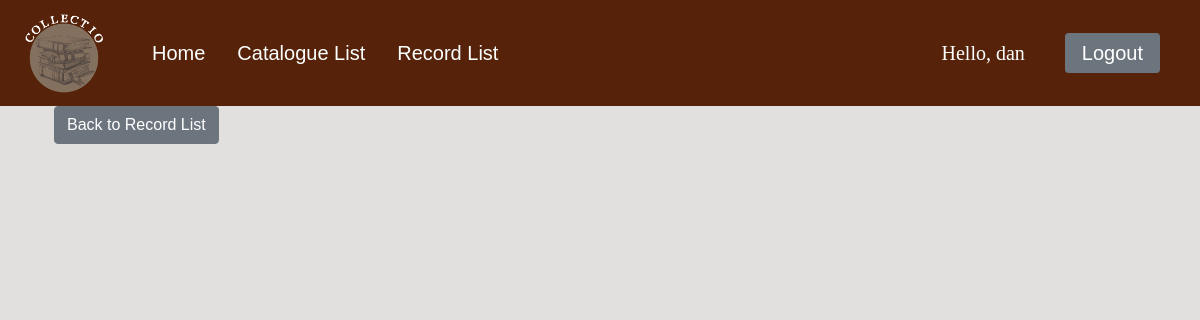
/record_detail/14/ (signed in), run on an earlier commit of the app's database.
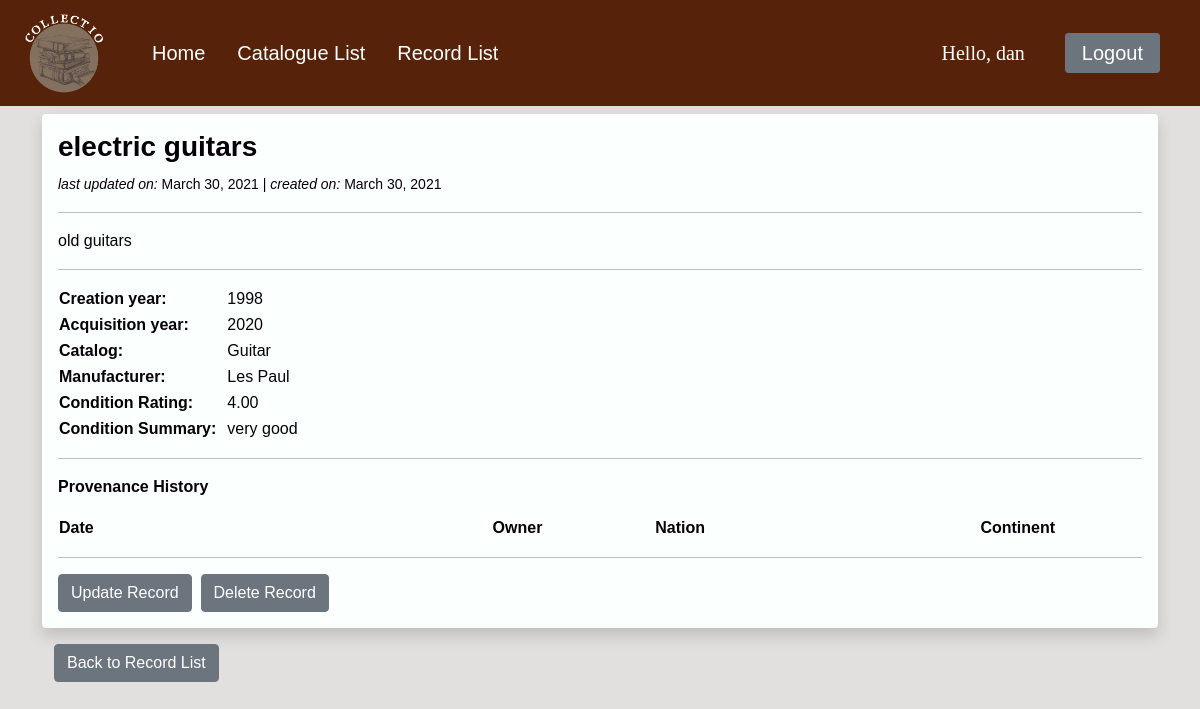
And on a later commit of the database.
### catalog/models.py (models this page shows, shortened)
class CommonInfo(models.Model):
    id = models.AutoField(primary_key=True)
    created_at = models.DateField(auto_now_add=True, editable=False)
    updated_at = models.DateField(auto_now=True, editable=False)
    name = models.CharField(max_length=100, help_text='Enter name')
    description = models.TextField(blank=True, help_text='Enter description')
    class Meta:
        abstract = True
        ordering = ['name', '-updated_at'] # '-' reverses order, e.i. newest first

class Record(CommonInfo):
    my_catalog = models.ForeignKey(Catalog, on_delete=models.CASCADE) # Many records to one Catalog. Deletes all records associated with deleted catalog.
    acquisition_date = models.CharField(max_length=100, help_text='Please use the following format: <em>YYYY - YYYY<\em>', blank=True, default='Unknown')
    creation_date = models.CharField(max_length=100, help_text='Please use the following format: <em>YYYY<\em>', blank=True, default='Unknown')
    manufacturer = models.ForeignKey('Manufacturer', null=True, blank=True, on_delete=SET_NULL)
    condition_rating =  DecimalField(
        help_text='Enter condition rating from 0 to 5',
        default=0,
        decimal_places=2,
        max_digits=3,
        validators=[MinValueValidator(Decimal('0')), MaxValueValidator(Decimal('5'))]
    )
    condition_description = models.TextField(blank=True, help_text='Enter condition description')

class Catalog (CommonInfo):
    created_by = models.ForeignKey(User, on_delete=models.CASCADE)

class Manufacturer (models.Model):
    name = models.CharField(max_length=100, help_text='Enter name')

### catalog/views.py (the view)
# urls.py: path('record_detail/<str:pk>/', views.recordDetail, name='record-detail'),
@login_required(login_url='/login')
def recordDetail(request, pk):
    records = models.Record.objects.filter(id__exact=pk)
    provenances = models.Provenance.objects.all()
    context = {
        'records': records,
        'provenances': provenances,
    }
    return render(request, 'catalog/record_detail.html', context)

### catalog/templates/catalog/record_detail.html (shortened to what this page needs)
{% extends "catalog/base.html" %}
{% block content %}
    <div class="container">
    {% for record in records %}
        <div class="row align-items-center">
            <div class="shadow p-3 mb-3 bg-dark rounded">
                <h3 class="text" style="font-weight:bold;font-size:28px;"> {{ record.name }}</h3>
                <p class="text"><small> <em> last updated on: </em> {{ record.updated_at }} | <em>
                    created on: </em> {{ record.created_at }} </small></p>
                <hr>
                <p class="text"> {{ record.description }}</p>
                <hr>
                <table>
                    <tr>
                        <td style="text-align: left;"><strong>Creation year: </strong></td>
                        <td style="text-align: left;">  {{ record.creation_date }} </td>
                    </tr>
                    <tr>
                        <td style="text-align: left;"><strong>Acquisition year: </strong></td>
                        <td style="text-align: left;">  {{ record.acquisition_date }} </td>
                    </tr>
                    <tr>
                        <td style="text-align: left;"><strong>Catalog: </strong></td>
                        <td style="text-align: left;"> {{ record.my_catalog.name }}</td>
                    </tr>
                    <tr>
                        <td style="text-align: left;"><strong>Manufacturer: </strong></td>
                        <td style="text-align: left;">  {{ record.manufacturer.name }} </td>
                    </tr>
                    <tr>
                        <td style="text-align: left;"><strong>Condition Rating: </strong></td>
                        <td style="text-align: left;">  {{ record.condition_rating }} </td>
                    </tr>
                    <tr>
                        <td style="text-align: left;"><strong>Condition Summary: </strong></td>
                        <td style="text-align: left;">  {{ record.condition_description }} </td>
                    </tr>
                </table>
                <hr>
                <p><strong> Provenance History </strong></p>
                <table style="width:100%">
                    <colgroup>
                        <col span="1" style="width: 40%;">
                        <col span="1" style="width: 15%;">
                        <col span="1" style="width: 30%;">
                        <col span="1" style="width: 15%;">
                    </colgroup>
                    <tr>
                        <th> Date</th>
                        <th> Owner</th>
                        <th> Nation</th>
                        <th> Continent</th>
                    </tr>
                </table>
                <hr>
                <div>
                    <a class="btn btn-secondary" href="{% url 'record-update' ur=record.id %}">Update Record</a>&nbsp;&nbsp;<a class="btn btn-secondary" href="{% url 'record-delete' ur=record.id %}">Delete Record</a>
                </div>
            </div>
        </div>
    {% endfor %}
    <div>
        <a class="btn btn-secondary" href="/search">Back to Record List</a>
    </div>
{% endblock content %}

What changed in the data, as far as the page shows it:
added Record: name "electric guitars", updated_at "March 30, 2021", created_at "March 30, 2021", description "old guitars", creation_date "1998", acquisition_date "2020", my_catalog.name "Guitar", manufacturer.name "Les Paul", condition_rating "4.00", condition_description "very good"
